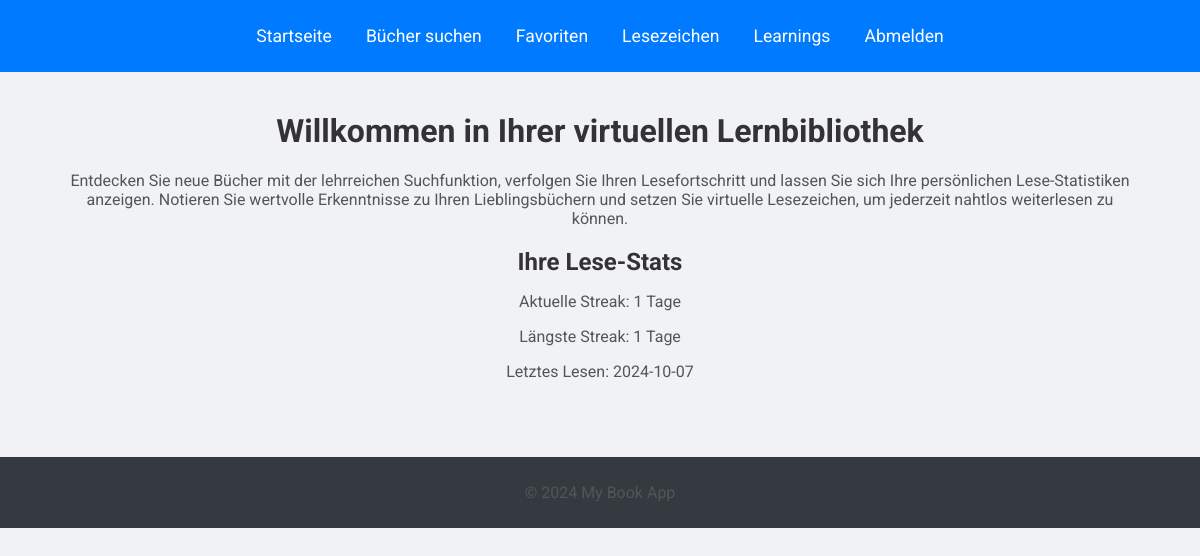
Page / (signed in) on the earlier database version.
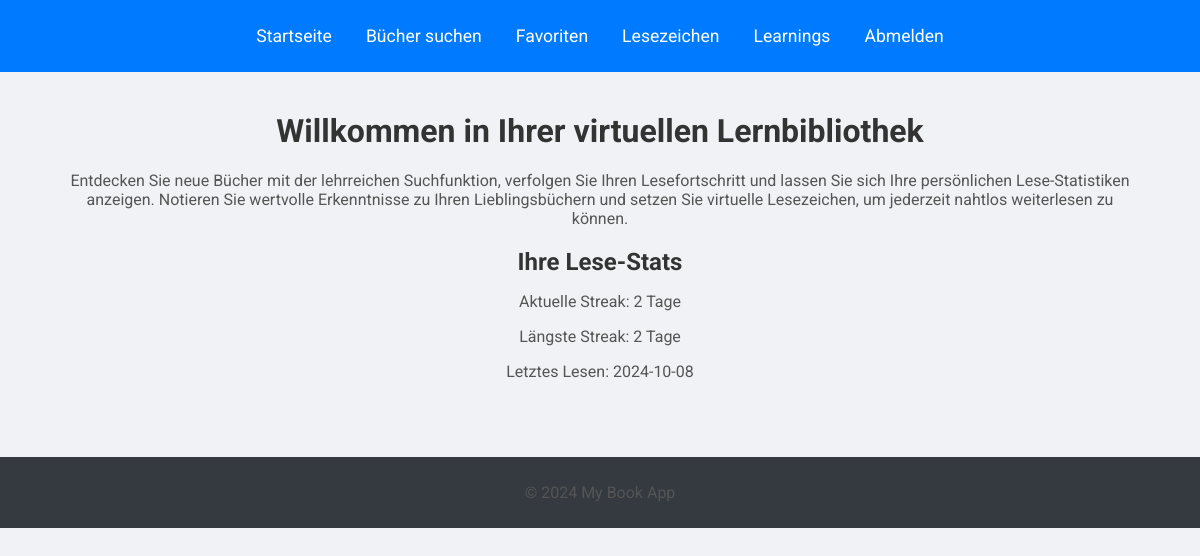
Same page on the later database version.
### tables this page shows
CREATE TABLE users (
                id INTEGER PRIMARY KEY AUTOINCREMENT,
                username TEXT NOT NULL,
                password TEXT NOT NULL,
                last_read_date DATE,  -- Stores the date of the last reading activity
                current_streak INTEGER DEFAULT 0,  -- Tracks the current streak count
                longest_streak INTEGER DEFAULT 0  -- Tracks the longest streak achieved
            );

### app.py (the view)
@app.route('/')
def index():
    user_id = session.get('user_id')
    streak_data = None
    if user_id:
        streak_data = database.get_user_streak_data(user_id)
        logging.info(f"Displayed streak data for user {user_id}.")
    else:
        logging.info("Homepage accessed without login.")
    return render_template('index.html', streak_data=streak_data)

### backend/database.py (called while the page is built, shortened)
def connect_to_db():
    try:
        conn = sqlite3.connect('database.db')
        logging.info("Database connection established successfully.")
        return conn
    except sqlite3.Error as e:
        logging.error(f"Database connection failed: {e}")
        raise e

def get_user_streak_data(user_id):
    conn = connect_to_db()
    cur = conn.cursor()
    try:
        cur.execute("SELECT current_streak, longest_streak, last_read_date FROM users WHERE id = ?", (user_id,))
        result = cur.fetchone()
        if result:
            current_streak, longest_streak, last_read_date = result
            return {
                "current_streak": current_streak,
                "longest_streak": longest_streak,
                "last_read_date": last_read_date
            }
        return {
            "current_streak": 0,
            "longest_streak": 0,
            "last_read_date": None
        }
    finally:
        conn.close()

### templates/index.html (shortened to what this page needs)
{% extends "base.html" %}
{% block content %}
    <div class="container">
        <h1>Willkommen in Ihrer virtuellen Lernbibliothek</h1>
        {% if session.user_id %}
            <p>Entdecken Sie neue Bücher mit der lehrreichen Suchfunktion, verfolgen Sie Ihren Lesefortschritt und lassen Sie sich Ihre persönlichen Lese-Statistiken anzeigen. Notieren Sie wertvolle Erkenntnisse zu Ihren Lieblingsbüchern und setzen Sie virtuelle Lesezeichen, um jederzeit nahtlos weiterlesen zu können.</p>
            {% if streak_data %}
                <div class="streak-info">
                    <h2>Ihre Lese-Stats</h2>
                    <p>Aktuelle Streak: {{ streak_data.current_streak }} Tage</p>
                    <p>Längste Streak: {{ streak_data.longest_streak }} Tage</p>
                    <p>Letztes Lesen: {{ streak_data.last_read_date }}</p>
                </div>
            {% else %}
                <p>Ihre Lese-Streaks werden noch erfasst.</p>
            {% endif %}
        {% endif %}
    </div>
{% endblock %}

### templates/base.html (shortened to what this page needs)
<!DOCTYPE html>
<html lang="en">
<head>
    <link rel="stylesheet" href="/static/styles.css">
</head>
<body>
    <div class="wrapper">
        <header>
            <nav>
                <ul>
                    <li><a href="/">Startseite</a></li>
                    <li><a href="/search">Bücher suchen</a></li>
                    <li><a href="/favorites">Favoriten</a></li>
                    <li><a href="/bookmark">Lesezeichen</a></li>
                    <li><a href="/learnings">Learnings</a></li>
                    {% if session.user_id %}
                        <li><a href="/logout">Abmelden</a></li>
                    {% else %}
                        <li><a href="/login">Anmelden</a></li>
                        <li><a href="/register">Registrieren</a></li>
                    {% endif %}
                </ul>
            </nav>
        </header>
        <div class="content">
            {% block content %}{% endblock %}
        </div>
        <footer>
            <p>&copy; 2024 My Book App</p>
        </footer>
    </div>
</body>
</html>

### static/styles.css (style rules this page uses)
body { font-family: 'Roboto', sans-serif; background-color: #f0f2f5; margin: 0; padding: 0; color: #333; }
h1, h2 { font-weight: 700; color: #333; }
h1 { font-size: 2em; margin-top: 20px; text-align: center; }
h2 { font-size: 1.5em; margin-bottom: 15px; }
p, label { font-weight: 400; color: #555; font-size: 1em; }
a { text-decoration: none; color: inherit; }
.container { width: 90%; max-width: 1200px; margin: 0 auto; padding: 20px; text-align: center; }
header { background-color: #007BFF; padding: 10px 0; text-align: center; }
header nav ul { list-style-type: none; padding: 0; }
header nav ul li { display: inline; margin: 0 15px; }
header nav ul li a { color: white; text-decoration: none; font-size: 1.1em; }
footer { text-align: center; padding: 10px 0; background-color: #343a40; color: #ffffff; width: 100%; margin-top: 40px; }

Differences in the rows shown:
changed users: current_streak "1" → "2"; longest_streak "1" → "2"; last_read_date "2024-10-07" → "2024-10-08"
